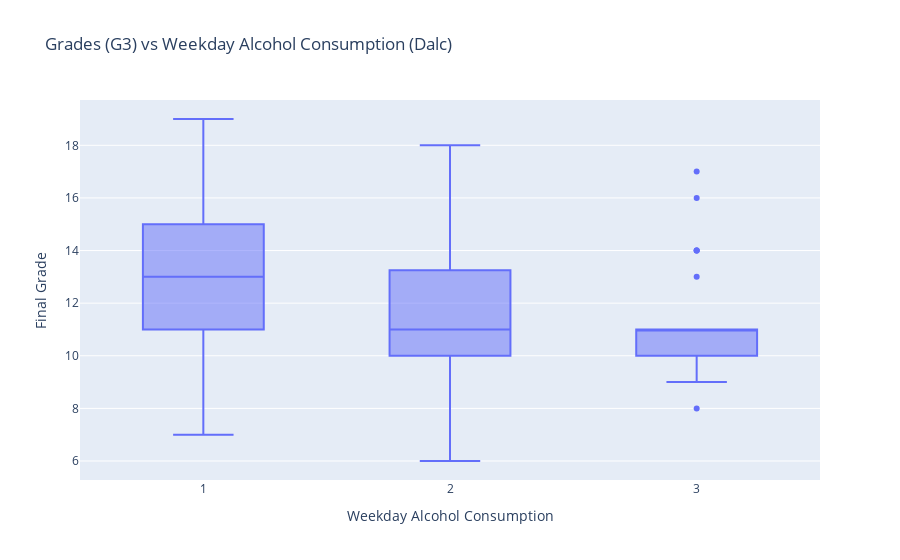

The notebook cell saved with this chart:
### Code cell
fig5 = px.box(df, x='Dalc', y='G3', title='Grades (G3) vs Weekday Alcohol Consumption (Dalc)',
              labels={'Dalc': 'Weekday Alcohol Consumption', 'G3': 'Final Grade'})
#fig5.show()

### Figure 1 — Plotly figure (JSON) as saved in the notebook; plotly's stock layout.template omitted (floating-point values rounded to 4 significant figures; data arrays with more than 128 entries replaced by an {"elided": "..."} marker saying what was removed)
{"data": [{"alignmentgroup": "True", "hovertemplate": "Weekday Alcohol Consumption=%{x}<br>Final Grade=%{y}<extra></extra>", "legendgroup": "", "marker": {"color": "#636efa"}, "name": "", "notched": false, "offsetgroup": "", "orientation": "v", "showlegend": false, "type": "box", "x": {"elided": "465 int values"}, "x0": " ", "xaxis": "x", "y": {"elided": "465 int values"}, "y0": " ", "yaxis": "y"}], "layout": {"boxmode": "group", "legend": {"tracegroupgap": 0}, "title": {"text": "Grades (G3) vs Weekday Alcohol Consumption (Dalc)"}, "xaxis": {"anchor": "y", "domain": [0, 1], "title": {"text": "Weekday Alcohol Consumption"}}, "yaxis": {"anchor": "x", "domain": [0, 1], "title": {"text": "Final Grade"}}}}
